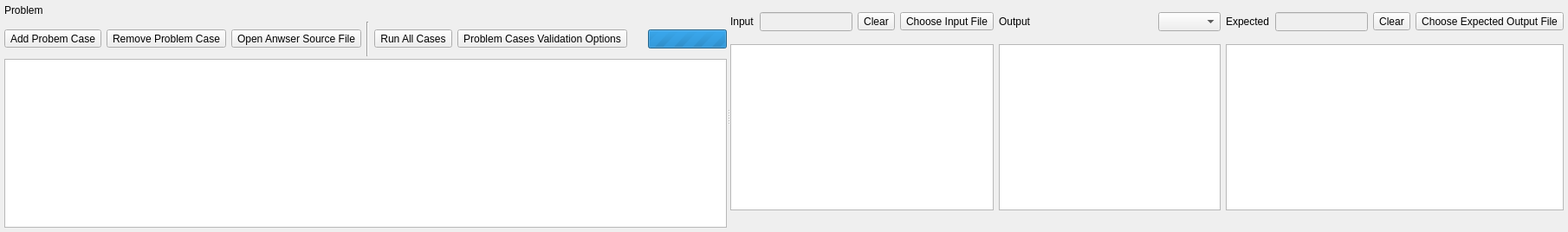
    <widget class="QWidget" name="tabProblem">
     <attribute name="title">
      <string>Problem</string>
     </attribute>
     <layout class="QVBoxLayout" name="verticalLayout_8">
      <property name="leftMargin">
       <number>5</number>
      </property>
      <property name="topMargin">
       <number>5</number>
      </property>
      <property name="rightMargin">
       <number>5</number>
      </property>
      <property name="bottomMargin">
       <number>5</number>
      </property>
      <item>
       <widget class="QSplitter" name="splitterProblem">
        <property name="orientation">
         <enum>Qt::Horizontal</enum>
        </property>
        <widget class="QWidget" name="panelProblemCaseInfo" native="true">
         <layout class="QVBoxLayout" name="verticalLayout_7">
          <property name="spacing">
           <number>3</number>
          </property>
          <property name="leftMargin">
           <number>0</number>
          </property>
          <property name="topMargin">
           <number>0</number>
          </property>
          <property name="rightMargin">
           <number>0</number>
          </property>
          <property name="bottomMargin">
           <number>0</number>
          </property>
          <item>
           <widget class="QLabel" name="lblProblem">
            <property name="frameShape">
             <enum>QFrame::NoFrame</enum>
            </property>
            <property name="text">
             <string>Problem</string>
            </property>
            <property name="margin">
             <number>5</number>
            </property>
            <property name="openExternalLinks">
             <bool>true</bool>
            </property>
           </widget>
          </item>
          <item>
           <widget class="QWidget" name="widget_3" native="true">
            <property name="minimumSize">
             <size>
              <width>0</width>
              <height>0</height>
             </size>
            </property>
            <layout class="QHBoxLayout" name="horizontalLayout_16">
             <property name="leftMargin">
              <number>0</number>
             </property>
             <property name="topMargin">
              <number>0</number>
             </property>
             <property name="rightMargin">
              <number>0</number>
             </property>
             <property name="bottomMargin">
              <number>0</number>
             </property>
            </layout>
           </widget>
          </item>
          <item>
           <widget class="QWidget" name="widget_6" native="true">
            <layout class="QHBoxLayout" name="horizontalLayout_17">
             <property name="leftMargin">
              <number>0</number>
             </property>
             <property name="topMargin">
              <number>0</number>
             </property>
             <property name="rightMargin">
              <number>0</number>
             </property>
             <property name="bottomMargin">
              <number>0</number>
             </property>
             <item>
              <widget class="QToolButton" name="btnAddProblemCase">
               <property name="toolTip">
                <string>Add Probem Case</string>
               </property>
               <property name="text">
                <string>Add Probem Case</string>
               </property>
               <property name="icon">
                <iconset>
                 <normaloff>:/resources/iconsets/newlook/actions/00Misc-03Add.svg</normaloff>:/resources/iconsets/newlook/actions/00Misc-03Add.svg</iconset>
               </property>
              </widget>
             </item>
             <item>
              <widget class="QToolButton" name="btnRemoveProblemCase">
               <property name="toolTip">
                <string>Remove Problem Case</string>
               </property>
               <property name="text">
                <string>Remove Problem Case</string>
               </property>
               <property name="icon">
                <iconset>
                 <normaloff>:/resources/iconsets/newlook/actions/00Misc-04Remove.svg</normaloff>:/resources/iconsets/newlook/actions/00Misc-04Remove.svg</iconset>
               </property>
              </widget>
             </item>
             <item>
              <widget class="QToolButton" name="btnOpenProblemAnswer">
               <property name="toolTip">
                <string>Open Anwser Source File</string>
               </property>
               <property name="text">
                <string>Open Anwser Source File</string>
               </property>
               <property name="icon">
                <iconset>
                 <normaloff>:/resources/iconsets/newlook/actions/08Problem-04EditSource.svg</normaloff>:/resources/iconsets/newlook/actions/08Problem-04EditSource.svg</iconset>
               </property>
              </widget>
             </item>
             <item>
              <widget class="Line" name="line">
               <property name="orientation">
                <enum>Qt::Vertical</enum>
               </property>
              </widget>
             </item>
             <item>
              <widget class="QToolButton" name="btnRunAllProblemCases">
               <property name="toolTip">
                <string>Run All Cases</string>
               </property>
               <property name="text">
                <string>Run All Cases</string>
               </property>
               <property name="icon">
                <iconset>
                 <normaloff>:/resources/iconsets/newlook/actions/08Problem-05RunCases.svg</normaloff>:/resources/iconsets/newlook/actions/08Problem-05RunCases.svg</iconset>
               </property>
              </widget>
             </item>
             <item>
              <widget class="QToolButton" name="btnCaseValidateOptions">
               <property name="text">
                <string>Problem Cases Validation Options</string>
               </property>
               <property name="icon">
                <iconset>
                 <normaloff>:/resources/iconsets/newlook/actions/00Misc-05Gear.svg</normaloff>:/resources/iconsets/newlook/actions/00Misc-05Gear.svg</iconset>
               </property>
              </widget>
             </item>
             <item>
              <spacer name="horizontalSpacer_4">
               <property name="orientation">
                <enum>Qt::Horizontal</enum>
               </property>
               <property name="sizeHint" stdset="0">
                <size>
                 <width>20</width>
                 <height>40</height>
                </size>
               </property>
              </spacer>
             </item>
             <item>
              <widget class="QProgressBar" name="pbProblemCases">
               <property name="sizePolicy">
                <sizepolicy hsizetype="Preferred" vsizetype="Fixed">
                 <horstretch>0</horstretch>
                 <verstretch>0</verstretch>
                </sizepolicy>
               </property>
               <property name="maximum">
                <number>0</number>
               </property>
               <property name="value">
                <number>0</number>
               </property>
               <property name="format">
                <string>%v/%m</string>
               </property>
              </widget>
             </item>
            </layout>
           </widget>
          </item>
          <item>
           <widget class="QTableView" name="tblProblemCases">
            <property name="dragEnabled">
             <bool>true</bool>
            </property>
            <property name="dragDropOverwriteMode">
             <bool>false</bool>
            </property>
            <property name="dragDropMode">
             <enum>QAbstractItemView::NoDragDrop</enum>
            </property>
            <property name="defaultDropAction">
             <enum>Qt::IgnoreAction</enum>
            </property>
            <property name="alternatingRowColors">
             <bool>true</bool>
            </property>
            <property name="selectionMode">
             <enum>QAbstractItemView::NoSelection</enum>
            </property>
            <property name="selectionBehavior">
             <enum>QAbstractItemView::SelectItems</enum>
            </property>
            <attribute name="horizontalHeaderDefaultSectionSize">
             <number>200</number>
            </attribute>
            <attribute name="horizontalHeaderStretchLastSection">
             <bool>true</bool>
            </attribute>
           </widget>
          </item>
         </layout>
        </widget>
        <widget class="QWidget" name="panelProblemCase" native="true">
         <layout class="QGridLayout" name="gridLayout_3">
          <property name="leftMargin">
           <number>0</number>
          </property>
          <property name="topMargin">
           <number>0</number>
          </property>
          <property name="rightMargin">
           <number>0</number>
          </property>
          <property name="bottomMargin">
           <number>0</number>
          </property>
          <item row="0" column="0">
           <widget class="QWidget" name="widgetProblemCaseInputCaption" native="true">
            <layout class="QGridLayout" name="gridLayout_4">
             <property name="leftMargin">
              <number>0</number>
             </property>
             <property name="topMargin">
              <number>0</number>
             </property>
             <property name="rightMargin">
              <number>0</number>
             </property>
             <property name="bottomMargin">
              <number>0</number>
             </property>
             <item row="0" column="1">
              <widget class="QLineEdit" name="txtProblemCaseInputFileName">
               <property name="enabled">
                <bool>false</bool>
               </property>
               <property name="readOnly">
                <bool>true</bool>
               </property>
              </widget>
             </item>
             <item row="0" column="3">
              <widget class="QToolButton" name="btnProblemCaseInputFileName">
               <property name="toolTip">
                <string>Choose Input File</string>
               </property>
               <property name="text">
                <string>Choose Input File</string>
               </property>
               <property name="icon">
                <iconset>
                 <normaloff>:/resources/iconsets/newlook/actions/00Misc-07Folder.svg</normaloff>:/resources/iconsets/newlook/actions/00Misc-07Folder.svg</iconset>
               </property>
              </widget>
             </item>
             <item row="0" column="2">
              <widget class="QToolButton" name="btnProblemCaseClearInputFileName">
               <property name="text">
                <string>Clear</string>
               </property>
              </widget>
             </item>
             <item row="0" column="0">
              <widget class="QLabel" name="label_4">
               <property name="text">
                <string>Input</string>
               </property>
              </widget>
             </item>
            </layout>
           </widget>
          </item>
          <item row="3" column="0">
           <widget class="QLabel" name="lblProblemCaseInput">
            <property name="text">
             <string/>
            </property>
           </widget>
          </item>
          <item row="2" column="0">
           <widget class="LineNumberTextEditor" name="txtProblemCaseInput">
            <property name="sizePolicy">
             <sizepolicy hsizetype="Expanding" vsizetype="Expanding">
              <horstretch>0</horstretch>
              <verstretch>0</verstretch>
             </sizepolicy>
            </property>
            <property name="lineWrapMode">
             <enum>QPlainTextEdit::NoWrap</enum>
            </property>
           </widget>
          </item>
          <item row="2" column="3">
           <widget class="LineNumberTextEditor" name="txtProblemCaseExpected">
            <property name="sizePolicy">
             <sizepolicy hsizetype="Expanding" vsizetype="Expanding">
              <horstretch>0</horstretch>
              <verstretch>0</verstretch>
             </sizepolicy>
            </property>
            <property name="lineWrapMode">
             <enum>QPlainTextEdit::NoWrap</enum>
            </property>
           </widget>
          </item>
          <item row="2" column="2">
           <widget class="LineNumberTextEditor" name="txtProblemCaseOutput">
            <property name="sizePolicy">
             <sizepolicy hsizetype="Expanding" vsizetype="Expanding">
              <horstretch>0</horstretch>
              <verstretch>0</verstretch>
             </sizepolicy>
            </property>
            <property name="lineWrapMode">
             <enum>QPlainTextEdit::NoWrap</enum>
            </property>
            <property name="readOnly">
             <bool>true</bool>
            </property>
           </widget>
          </item>
          <item row="0" column="3">
           <widget class="QWidget" name="widgetProblemCaseExpectedCaption" native="true">
            <layout class="QHBoxLayout" name="horizontalLayout_18">
             <property name="leftMargin">
              <number>0</number>
             </property>
             <property name="topMargin">
              <number>0</number>
             </property>
             <property name="rightMargin">
              <number>0</number>
             </property>
             <property name="bottomMargin">
              <number>0</number>
             </property>
             <item>
              <widget class="QLabel" name="label_5">
               <property name="text">
                <string>Expected</string>
               </property>
              </widget>
             </item>
             <item>
              <widget class="QLineEdit" name="txtProblemCaseExpectedOutputFileName">
               <property name="enabled">
                <bool>false</bool>
               </property>
               <property name="readOnly">
                <bool>true</bool>
               </property>
              </widget>
             </item>
             <item>
              <widget class="QToolButton" name="btnProblemCaseClearExpectedOutputFileName">
               <property name="toolTip">
                <string>Clear</string>
               </property>
               <property name="text">
                <string>Clear</string>
               </property>
              </widget>
             </item>
             <item>
              <widget class="QToolButton" name="btnProblemCaseExpectedOutputFileName">
               <property name="text">
                <string>Choose Expected Output File</string>
               </property>
               <property name="icon">
                <iconset>
                 <normaloff>:/resources/iconsets/newlook/actions/00Misc-07Folder.svg</normaloff>:/resources/iconsets/newlook/actions/00Misc-07Folder.svg</iconset>
               </property>
              </widget>
             </item>
            </layout>
           </widget>
          </item>
          <item row="0" column="2">
           <widget class="QWidget" name="widgetProblemCaseOutputCaption" native="true">
            <layout class="QHBoxLayout" name="horizontalLayout_19">
             <property name="leftMargin">
              <number>0</number>
             </property>
             <property name="topMargin">
              <number>0</number>
             </property>
             <property name="rightMargin">
              <number>0</number>
             </property>
             <property name="bottomMargin">
              <number>0</number>
             </property>
             <item>
              <widget class="QLabel" name="lblProblemCaseOutputCaption">
               <property name="text">
                <string>Output</string>
               </property>
              </widget>
             </item>
             <item>
              <spacer name="horizontalSpacer_5">
               <property name="orientation">
                <enum>Qt::Horizontal</enum>
               </property>
               <property name="sizeHint" stdset="0">
                <size>
                 <width>20</width>
                 <height>40</height>
                </size>
               </property>
              </spacer>
             </item>
             <item>
              <widget class="QComboBox" name="cbProblemCaseValidateType"/>
             </item>
            </layout>
           </widget>
          </item>
          <item row="3" column="3">
           <widget class="QLabel" name="lblProblemCaseExpected">
            <property name="text">
             <string/>
            </property>
           </widget>
          </item>
          <item row="3" column="2">
           <widget class="QLabel" name="lblProblemCaseOutput">
            <property name="text">
             <string/>
            </property>
           </widget>
          </item>
         </layout>
        </widget>
       </widget>
      </item>
     </layout>
    </widget>
